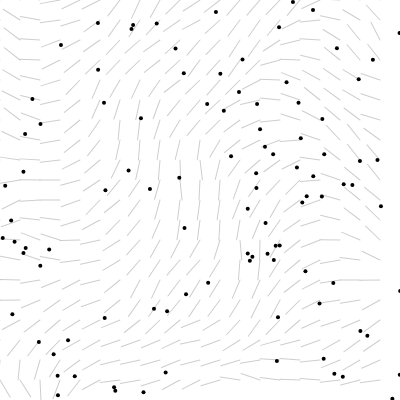
Frame 1 (no input)
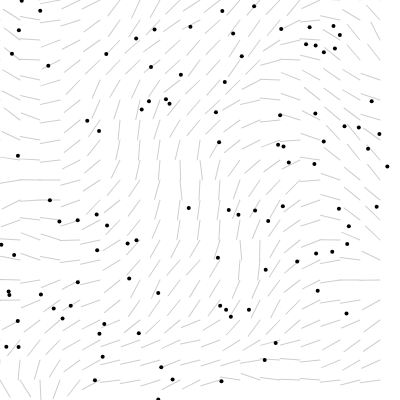
Frame 60 (no input)
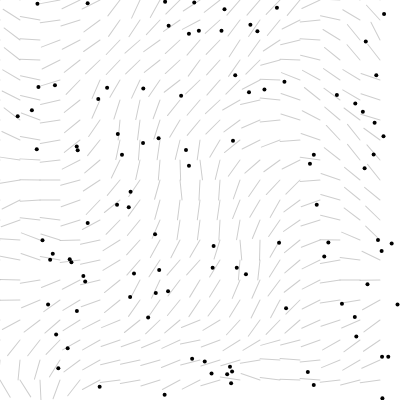
Frame 120 (the mouse pressed at the canvas centre since frame 60)

The p5.js sketch that drew these frames (run headless with seeded random() and noise() and a simulated clock; from frame 60 on, the mouse is pressed at the canvas centre):

// p5.js sketch
// ── sketch.js
/**
 * sketch.js
 *
 *
 * p5.js 레퍼런스: http://p5js.org/reference
 * 웹기술 레퍼런스: http://developer.mozilla.org
 *
 * @author : https://github.com/Mosframe
 */


// -----------------------------------------------------------------
// 변수, 오브젝트 정의
// -----------------------------------------------------------------
var inc = 0.1;
var scl = 20;
var cols;
var rows;

var zOffset = 0;

var fr;

var particles = [];

// -----------------------------------------------------------------
// p5.js 함수들
// -----------------------------------------------------------------

function setup () {

    createCanvas(400, 400);
    cols = floor(width/scl);
    rows = floor(height/scl);
    fr = createP('');

    for( var i=0; i<100; ++i) {
        particles[i] = new Particle();
    }
}


function draw () {

    background(255);

    var yOffset = 0;
    for( var y=0; y<rows; ++y ) {
        var xOffset = 0;
        for( var x=0; x<cols; ++x ) {

            // 회전각에 펄린 노이즈 적용

            var angle   = noise(xOffset,yOffset,zOffset) * TWO_PI;
            var v       = p5.Vector.fromAngle(angle);

            // 방향 기즈모

            stroke(0,50);
            strokeWeight(1);

            push();

            translate(x*scl, y*scl);
            rotate(v.heading());
            line(0,0,scl,0);

            pop();

            xOffset += inc;
        }
        yOffset += inc;

        //zOffset += 0.001;
    }

    for( var i=0; i<particles.length; ++i ) {

        particles[i].update();
        particles[i].show();
        particles[i].edges();
    }

    fr.html(floor(frameRate()));
}

// -----------------------------------------------------------------
// 사용자 정의 함수들
// -----------------------------------------------------------------


// ── particle.js
/**
 * particle.js
 *
 *
 * p5.js 레퍼런스: http://p5js.org/reference
 * 웹기술 레퍼런스: http://developer.mozilla.org
 *
 * @author : https://github.com/Mosframe
 */


// -----------------------------------------------------------------
// 파티클
// -----------------------------------------------------------------

function Particle() {

    this.pos = createVector(random(width),random(height)); // position
    this.vel = p5.Vector.random2D(); // velocity
    this.acc = createVector(0,0); // acceleration

    this.update = () => {

        this.vel.add(this.acc);
        this.pos.add(this.vel);
        this.acc.mult(0);
    }

    this.applyForce = (force) => {

        this.acc.add(force);
    }

    this.show = () => {

        stroke(0);
        strokeWeight(4);
        point(this.pos.x, this.pos.y);
    }

    // 모서리 처리

    this.edges = () => {

        if(this.pos.x < 0       ) this.pos.x = width;
        if(this.pos.x > width   ) this.pos.x = 0;
        if(this.pos.y < 0       ) this.pos.y = height;
        if(this.pos.y > height  ) this.pos.y = 0;
    }
}
